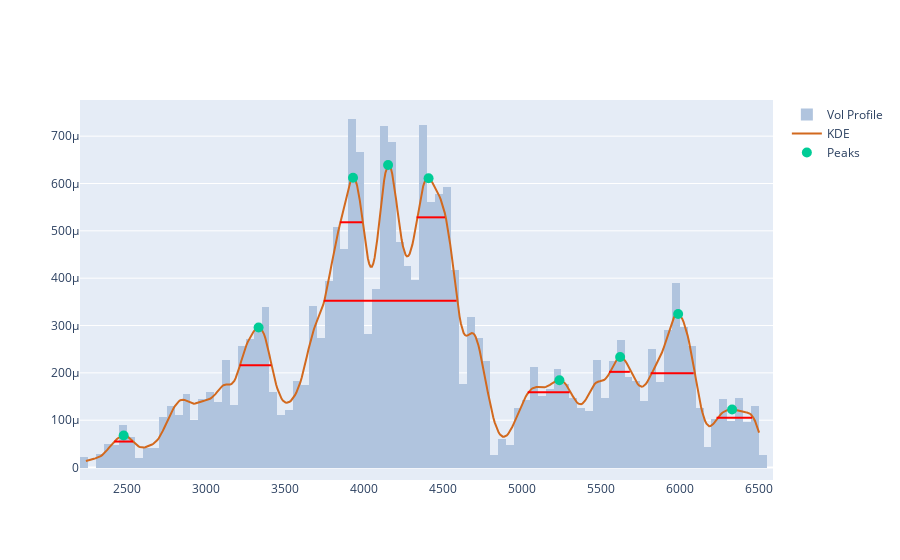

The notebook cell saved with this chart:
### Code cell
# Peak Width
width_range=1
peaks, peak_props = signal.find_peaks(kdy, prominence=0.00001, width=width_range)

left_ips = peak_props['left_ips']
right_ips = peak_props['right_ips']
width_x0 = xr.min() + (left_ips * ticks_per_sample)
width_x1 = xr.min() + (right_ips * ticks_per_sample)
width_y = peak_props['width_heights']

fig = get_dist_plot(sp.Close, sp.Volume, xr, kdy)
fig.add_trace(go.Scatter(name='Peaks', x=pkx, y=pky, mode='markers', marker=pk_marker_args))

for x0, x1, y in zip(width_x0, width_x1, width_y):
    fig.add_shape(type='line',
        xref='x', yref='y',
        x0=x0, y0=y, x1=x1, y1=y,
        line=dict(
            color='red',
            width=2,
        )
    )
fig.show()

### Figure 1 — Plotly figure (JSON) as saved in the notebook; plotly's stock layout.template omitted (floating-point values rounded to 4 significant figures; data arrays with more than 128 entries replaced by an {"elided": "..."} marker saying what was removed)
{"data": [{"histfunc": "sum", "histnorm": "probability density", "marker": {"color": "#B0C4DE"}, "name": "Vol Profile", "nbinsx": 150, "type": "histogram", "x": {"elided": "1480 float values"}, "y": {"elided": "1480 float values"}}, {"marker": {"color": "#D2691E"}, "mode": "lines", "name": "KDE", "type": "scatter", "x": {"elided": "500 float values"}, "y": {"elided": "500 float values"}}, {"marker": {"size": 10}, "mode": "markers", "name": "Peaks", "type": "scatter", "x": [2477.0, 3331.0, 3930.0, 4152.0, 4408.0, 5237.0, 5622.0, 5989.0, 6331.0], "y": [6.75e-05, 0.0002957, 0.000612, 0.0006393, 0.0006111, 0.0001845, 0.0002336, 0.0003243, 0.0001225]}], "layout": {"shapes": [{"line": {"color": "red", "width": 2}, "type": "line", "x0": 2417.0, "x1": 2536.0, "xref": "x", "y0": 5.49e-05, "y1": 5.49e-05, "yref": "y"}, {"line": {"color": "red", "width": 2}, "type": "line", "x0": 3212.0, "x1": 3411.0, "xref": "x", "y0": 0.0002163, "y1": 0.0002163, "yref": "y"}, {"line": {"color": "red", "width": 2}, "type": "line", "x0": 3847.0, "x1": 3988.0, "xref": "x", "y0": 0.0005181, "y1": 0.0005181, "yref": "y"}, {"line": {"color": "red", "width": 2}, "type": "line", "x0": 3745.0, "x1": 4585.0, "xref": "x", "y0": 0.0003521, "y1": 0.0003521, "yref": "y"}, {"line": {"color": "red", "width": 2}, "type": "line", "x0": 4332.0, "x1": 4512.0, "xref": "x", "y0": 0.0005285, "y1": 0.0005285, "yref": "y"}, {"line": {"color": "red", "width": 2}, "type": "line", "x0": 5036.0, "x1": 5302.0, "xref": "x", "y0": 0.0001591, "y1": 0.0001591, "yref": "y"}, {"line": {"color": "red", "width": 2}, "type": "line", "x0": 5552.0, "x1": 5683.0, "xref": "x", "y0": 0.0002022, "y1": 0.0002022, "yref": "y"}, {"line": {"color": "red", "width": 2}, "type": "line", "x0": 5815.0, "x1": 6088.0, "xref": "x", "y0": 0.0001991, "y1": 0.0001991, "yref": "y"}, {"line": {"color": "red", "width": 2}, "type": "line", "x0": 6233.0, "x1": 6458.0, "xref": "x", "y0": 0.0001049, "y1": 0.0001049, "yref": "y"}]}}
